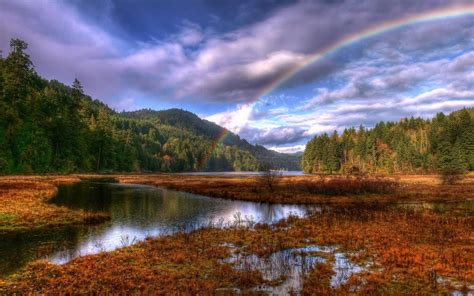
#> input picture img/test.jpg, 474 x 296 px
$ python GrayScaling.py
#> lines starting #> are read from the running program, lines starting #| are printed output that depends on the picture; after the words box and inside, x2 and y2 are one past the last pixel; in counts of white or black regions, pixels touching at a corner belong together
import cv2
import numpy as np
import matplotlib.pyplot as plt

# Loads the image
image = cv2.imread("img/test.jpg")
#> image is the input picture: shape (296, 474, 3); mean B, G, R 97.4, 94.4, 108.5


# Converts to grayscale
gray = cv2.cvtColor(image, cv2.COLOR_BGR2GRAY)
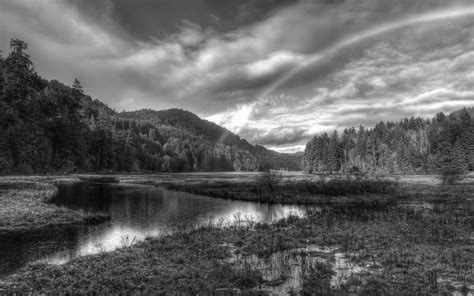
#> gray: shape (296, 474); min 2, max 255, mean 98.9

# Applies Gaussian blur to reduce noise
blurred = cv2.GaussianBlur(gray, (5, 5), 0)

# Applies adaptive thresholding
# cv2.ADAPTIVE_THRESH_GAUSSIAN_C = Adaptive method, cv2.THRESH_BINARY = Threshold type
# 11 = area size for local mean must be odd to be centered, 2 = Constant subtracted from mean
binary = cv2.adaptiveThreshold(blurred, 255, cv2.ADAPTIVE_THRESH_GAUSSIAN_C, cv2.THRESH_BINARY, 11, 2)
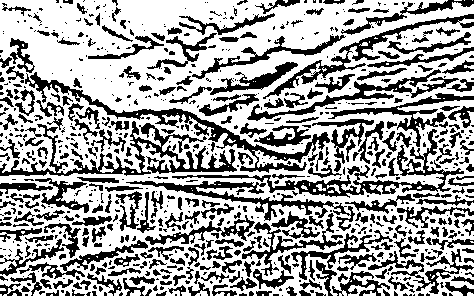
#> binary: shape (296, 474); 63.6% white; 775 black regions (462 under 20 px), largest, box (x1, y1, x2, y2) and area: (0, 121, 237, 176) 2946, (25, 72, 330, 173) 2892, (172, 129, 464, 198) 2548

kernel = np.ones((3, 3), np.uint8)
# Opening: removes small white noise
opened = cv2.morphologyEx(binary, cv2.MORPH_OPEN, kernel)
#> opened: shape (296, 474); 58.3% white; 215 black regions (146 under 20 px), largest, box (x1, y1, x2, y2) and area: (0, 38, 474, 296) 39557, (247, 14, 474, 121) 5063, (0, 177, 163, 247) 3887

# Closing: fills small black holes inside text
cleaned = cv2.morphologyEx(opened, cv2.MORPH_CLOSE, kernel)
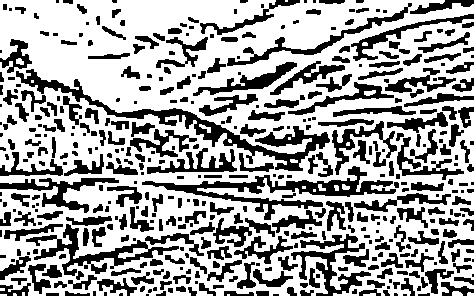
#> cleaned: shape (296, 474); 64.3% white; 439 black regions (137 under 20 px), largest, box (x1, y1, x2, y2) and area: (16, 69, 330, 171) 3598, (142, 166, 396, 220) 2990, (26, 224, 179, 276) 1775

# Resize images for alignment
height = 400
gray_resized = cv2.resize(gray, (int(gray.shape[1] * height / gray.shape[0]), height))
binary_resized = cv2.resize(binary, (int(binary.shape[1] * height / binary.shape[0]), height))
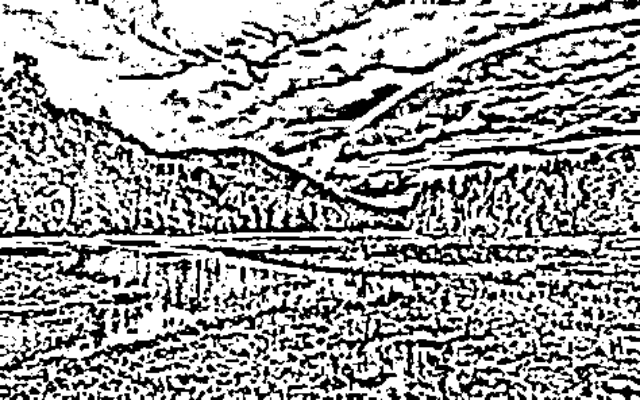
#> binary_resized: shape (400, 640); min 0, max 255, mean 162.3
cleaned_resized = cv2.resize(cleaned, (int(cleaned.shape[1] * height / cleaned.shape[0]), height))
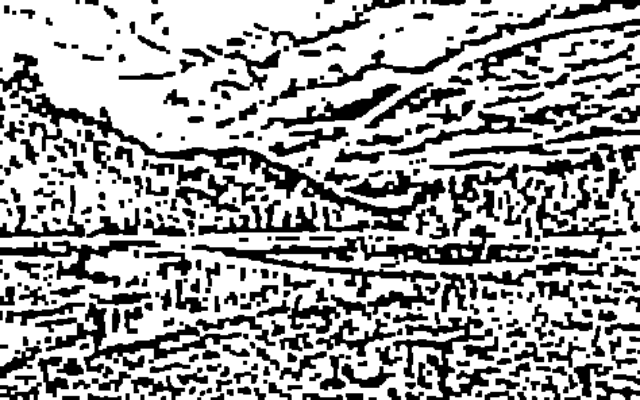
#> cleaned_resized: shape (400, 640); min 0, max 255, mean 164

# Combines all three images horizontally
combined = cv2.hconcat([gray_resized, binary_resized, cleaned_resized])
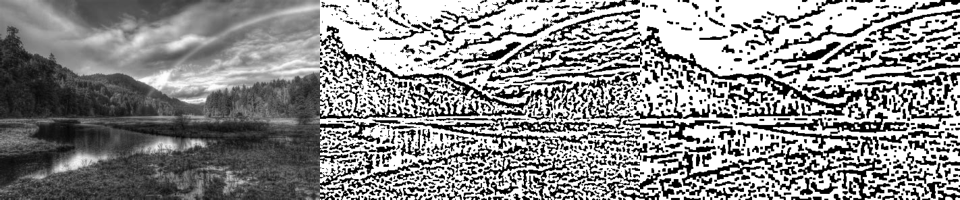
#> combined: shape (400, 1920) (shown at 1/2 size); min 0, max 255, mean 141.7

plt.figure(figsize=(14, 6))
plt.imshow(combined, cmap="gray")
plt.title("Grayscale | Adaptive Threshold | Morphology")
plt.axis("off")
plt.show()

# Inverts cleaned image for contour detection
cleaned_inv = cv2.bitwise_not(cleaned)
#> cleaned_inv: shape (296, 474); 35.7% white; 439 white regions (137 under 20 px)

# Finds contours on the inverted cleaned binary image
contours, hierarchy = cv2.findContours(cleaned_inv, cv2.RETR_EXTERNAL, cv2.CHAIN_APPROX_SIMPLE)
#> contours = 439 contours, 206 with area under 20; largest, box (x1, y1, x2, y2) and area: (16, 69, 330, 171) 3138, (142, 166, 396, 220) 2573, (26, 224, 179, 276) 1606, (291, 234, 371, 296) 1205, (0, 178, 119, 213) 964

# Makes a copy to draw bounding boxes
image_contours = image.copy()

# Loops through contours and draws rectangles around each detected symbol
for cnt in contours:
    x, y, w, h = cv2.boundingRect(cnt)
    # filters out tiny contours that are likely noise
    if w > 2 and h > 2:
        cv2.rectangle(image_contours, (x, y), (x + w, y + h), (0, 0, 255), 2)
#> this loop made 439 passes
#> (x, y, w, h) on passes 4 to 6: (418, 293, 12, 3), (394, 293, 4, 3), (119, 293, 4, 3)
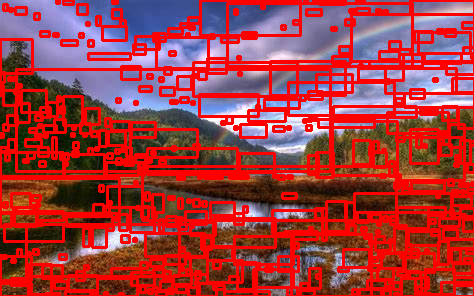
#> image_contours: shape (296, 474, 3); mean B, G, R 63.4, 59.3, 162.5


plt.figure(figsize=(8, 8))
plt.imshow(cv2.cvtColor(image_contours, cv2.COLOR_BGR2RGB))
plt.title("Contours Detection")
plt.axis("off")
plt.show()
